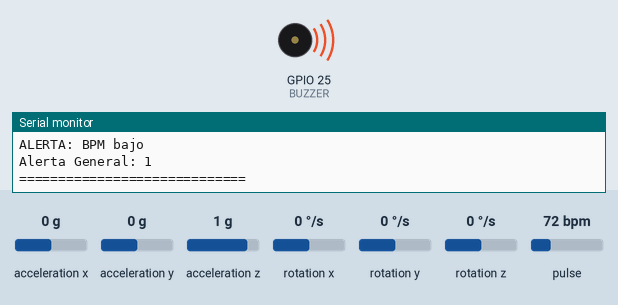
Simulated run of this sketch. Board: ESP32. On the bench: buzzer (waves = sounding, pin HIGH), the last lines printed to the serial monitor. The inputs (shaded band) are chosen by the test bench; at power-on: acceleration x 0 g, acceleration z 1 g, acceleration y 0 g, rotation x 0 °/s, rotation y 0 °/s, rotation z 0 °/s, pulse 72 bpm. WiFi joins after 1.5 s; servers stay silent unless stated; random numbers use the default seed unless the sketch sets one.

Above: at 3.0 s.
3.1 s: acceleration x set to -0.2 g
6.1 s: acceleration x set to -0.5 g
7.8 s: acceleration z set to -1.2 g
9.6 s: acceleration z set to -1.5 g
At 11.7 s:
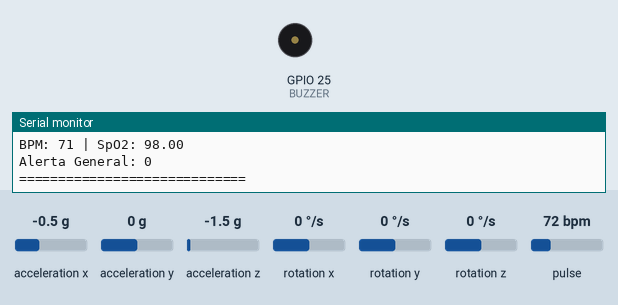
12.6 s: acceleration x set to -1.4 g
Timing chart, 0 to 15.1 s (numbered marks = the images above; inputs shaded):
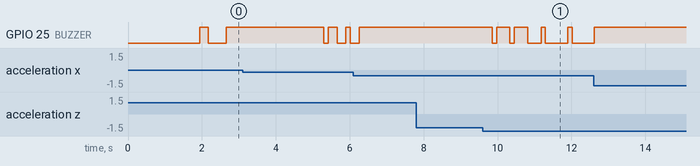

Measured:
- the behaviour switches between -1.3 and -1.4 g on acceleration z (found by bisection; images 0 and 1)
- after the input at 9.6 s, GPIO 25 (BUZZER): HIGH → LOW after 0.26 s, → HIGH 0.12 s later, → LOW 0.36 s later, → HIGH 0.12 s later, … (9 changes in this stretch)

The sketch:

15.ino
```cpp
#define BLYNK_TEMPLATE_ID "TMPL2FQfTrByl"
#define BLYNK_TEMPLATE_NAME "DetectorSueno"
#define BLYNK_AUTH_TOKEN "26p9vCdXrwi5oV-5WgqzBG7aZ2viMJLO"

#include <Wire.h>
#include <WiFi.h>
#include <BlynkSimpleEsp32.h>
#include <MPU6050.h>
#include "MAX30105.h"
#include "heartRate.h"
#include <math.h>

// ---------------- WIFI ----------------
char ssid[] = "Pinguinos_de_Madagascar";
char pass[] = "Paligienco.2023";
char auth[] = BLYNK_AUTH_TOKEN;

BlynkTimer timer;

// ---------------- SENSORES ----------------
MPU6050 mpu;
MAX30105 particleSensor;

const int BUZZER = 25;

// MPU6050
int16_t ax, ay, az, gx, gy, gz;
float pitch = 0;
float roll = 0;

// MAX30102
int bpm = 0;
float spo2 = 0;
long irValue;

// BPM estable
#define RATE_SIZE 4

int rates[RATE_SIZE];
int rateSpot = 0;
long lastBeat = 0;

// ---------------- ALERTAS ----------------
int Alerta = 0;

// ---------------- FUNCIONES ----------------

// cálculo rápido de inclinación
void calcularMetricas() {

  float newPitch = atan2(ax, sqrt(ay * ay + az * az)) * 180 / PI;
  float newRoll  = atan2(ay, sqrt(ax * ax + az * az)) * 180 / PI;

  // respuesta rápida
  pitch = (pitch * 0.55) + (newPitch * 0.45);
  roll  = (roll  * 0.55) + (newRoll  * 0.45);

  if (abs(pitch) < 1) pitch = 0;
  if (abs(roll) < 1) roll = 0;
}

// lectura MAX30102
void leerMAX30102() {

  irValue = particleSensor.getIR();

  // dedo no detectado
  if (irValue < 12000) {
    bpm = 0;
    spo2 = 0;
    return;
  }

  // detección BPM
  if (checkForBeat(irValue)) {

    long delta = millis() - lastBeat;
    lastBeat = millis();

    float beatsPerMinute = 60 / (delta / 1000.0);

    if (beatsPerMinute > 40 && beatsPerMinute < 180) {

      rates[rateSpot++] = (int)beatsPerMinute;

      rateSpot %= RATE_SIZE;

      int suma = 0;

      for (int i = 0; i < RATE_SIZE; i++) {
        suma += rates[i];
      }

      bpm = suma / RATE_SIZE;
    }
  }

  // simulación SpO2
  // reemplaza luego con cálculo real
  spo2 = random(94, 100);
}

// detección rápida
void detectarSomnolencia() {

  bool alertaMPU = false;
  bool alertaPulso = false;
  bool alertaSpO2 = false;

  // cabeza inclinada
  if (abs(pitch) > 20 || abs(roll) > 20) {
    alertaMPU = true;
  }

  // pulso bajo
  if (bpm > 0 && bpm < 55) {
    alertaPulso = true;
  }

  // oxigenación baja
  if (spo2 > 0 && spo2 < 96) {
    alertaSpO2 = true;
  }

  bool alertaActual = alertaMPU || alertaPulso || alertaSpO2;

  if (alertaActual) {

    digitalWrite(BUZZER, HIGH);
    Alerta = 1;

  } else {

    digitalWrite(BUZZER, LOW);
    Alerta = 0;
  }

  // monitor serial
  Serial.println("=========== ESTADO ===========");

  Serial.print("Pitch: ");
  Serial.print(pitch);

  Serial.print(" | Roll: ");
  Serial.println(roll);

  Serial.print("BPM: ");
  Serial.print(bpm);

  Serial.print(" | SpO2: ");
  Serial.println(spo2);

  if (alertaMPU) {
    Serial.println("ALERTA: Cabeza inclinada");
  }

  if (alertaPulso) {
    Serial.println("ALERTA: BPM bajo");
  }

  if (alertaSpO2) {
    Serial.println("ALERTA: Oxigenacion baja");
  }

  Serial.print("Alerta General: ");
  Serial.println(Alerta);

  Serial.println("=============================\n");
}

// lectura sensores
void leerSensores() {

  // leer MPU6050
  mpu.getMotion6(&ax, &ay, &az, &gx, &gy, &gz);

  calcularMetricas();

  // leer MAX30102
  leerMAX30102();

  // detectar somnolencia
  detectarSomnolencia();

  // enviar a Blynk
  Blynk.virtualWrite(V0, pitch);
  Blynk.virtualWrite(V1, roll);
  Blynk.virtualWrite(V5, Alerta);
  Blynk.virtualWrite(V7, bpm);
  Blynk.virtualWrite(V8, spo2);
}

// ---------------- SETUP ----------------
void setup() {

  Serial.begin(115200);
  Wire.begin(26, 27);
  pinMode(BUZZER, OUTPUT);

  // iniciar MPU6050
  mpu.initialize();
  if (!mpu.testConnection()) {
    Serial.println("ERROR: MPU6050 no conectado");
    while (1);
  }

  // iniciar MAX30102
  if (!particleSensor.begin(Wire)) {
    Serial.println("ERROR: MAX30102 no encontrado");
    while (1);
  }
  particleSensor.setup(60, 4, 2, 100, 411, 4096);

  // conectar WiFi
  WiFi.begin(ssid, pass);
  Serial.print("Conectando WiFi");
  while (WiFi.status() != WL_CONNECTED) {
    delay(500);
    Serial.print(".");
  }
  Serial.println("\nWiFi conectado");

  // conectar Blynk
  Blynk.config(auth);
  if (Blynk.connect(5000)) {
    Serial.println("Blynk conectado");
  } else {
    Serial.println("No se pudo conectar a Blynk");
  }

  // lectura rápida
  timer.setInterval(120L, leerSensores);
}

// ---------------- LOOP ----------------
void loop() {
  Blynk.run();
  timer.run();
}
```
